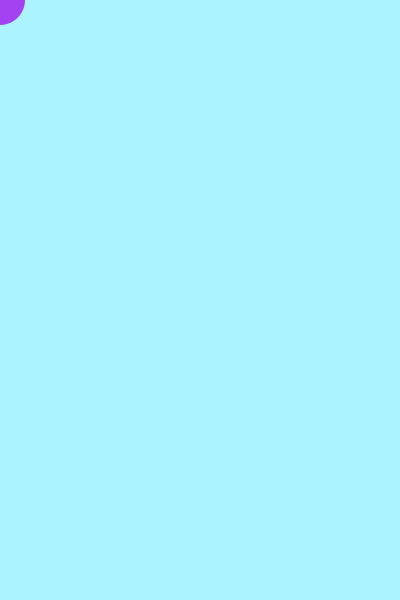
Frame 1 (no input)
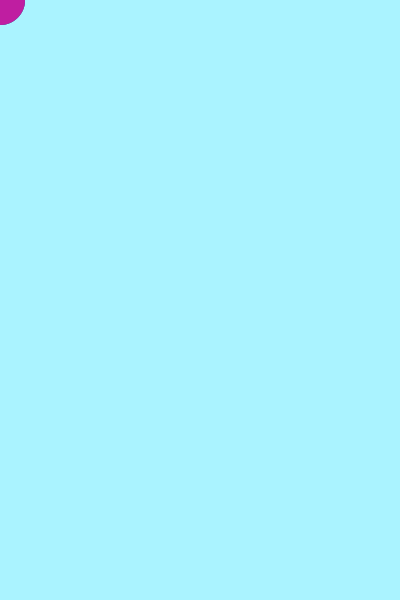
Frame 60 (the mouse pressed at the canvas centre just before this capture)
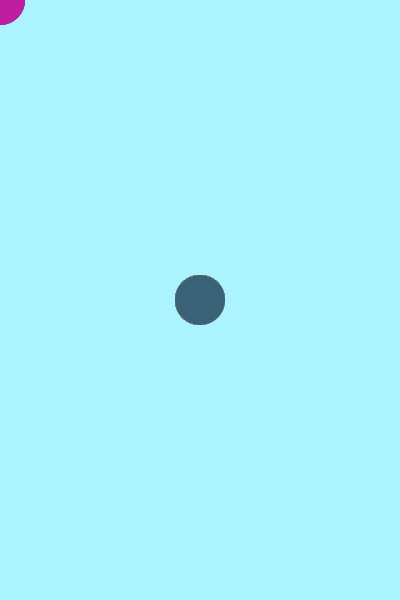
Frame 120 (the mouse held since frame 60 and released just before this capture)

The Processing sketch that drew these frames (run headless with seeded random() and noise(); from frame 60 on, the mouse is pressed at the canvas centre):

// Processing sketch: processing_99183
// ── processing_99183.pde

void setup()

{
  size(400, 600);
  background(170, 243, 255, 30);
  smooth();
  frameRate(10);

}

void draw()
{
  noStroke();
  fill(170, 243, 255, 30);
  rect(mouseX, mouseY, width, height);
  
  strokeWeight(4);
  fill(random(255), random(255), random(255));
  ellipse(mouseX, mouseY, 50, 50);

}
